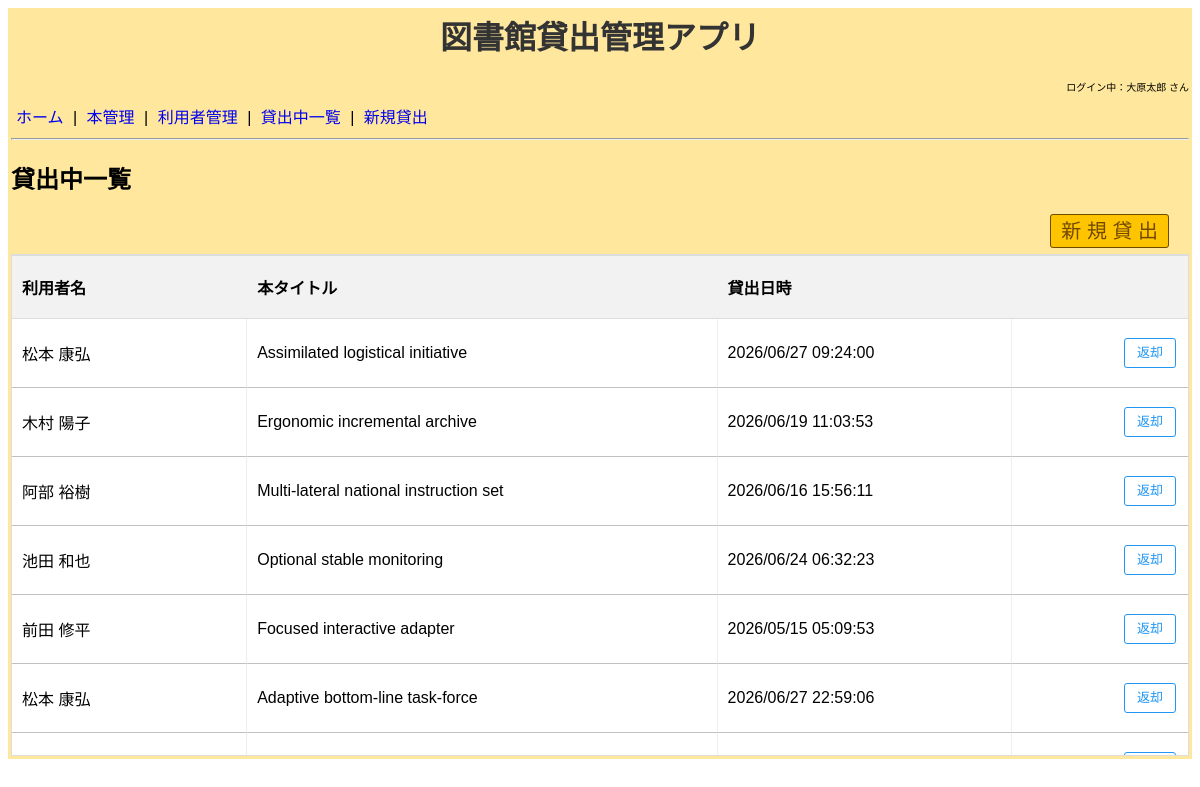
/borrows/, run on the app's committed database.
### models.py (models this page shows, shortened)
class Borrow(db.Model):
    __tablename__ = 'borrows'
    borrows_id = db.Column(db.Integer, primary_key=True, autoincrement=True)
    user_id = db.Column(db.Integer, db.ForeignKey('users.user_id'), nullable=False)
    book_id = db.Column(db.Integer, db.ForeignKey('books.book_id'), nullable=False)
    borrowed_at = db.Column(db.DateTime, nullable=False, default=db.func.now())
    returned_at = db.Column(db.DateTime, nullable=True)

class User(db.Model):
    __tablename__ = 'users'
    user_id = db.Column(db.Integer, primary_key=True, autoincrement=True)
    name = db.Column(db.String(200), nullable=False)
    email = db.Column(db.String(200), nullable=False)
    borrows = db.relationship('Borrow', backref='user', lazy=True)

class Book(db.Model):
    __tablename__ = 'books'
    book_id = db.Column(db.Integer, primary_key=True, autoincrement=True)
    title = db.Column(db.String(200), nullable=False)
    author = db.Column(db.String(200), nullable=False)
    genre = db.Column(db.String(200), nullable=False)
    stock = db.Column(db.Integer, nullable=False)
    borrows = db.relationship('Borrow', backref='book', lazy=True)

### application/borrows/views.py (the view)
@borrows_blueprint.route('/')
def index():
    active_borrows = Borrow.query.filter(Borrow.returned_at.is_(None)).all()
    from application.borrows.forms import BorrowForm
    form = BorrowForm()
    return render_template('borrows/list.html', list_borrows=active_borrows, form=form)

### application/borrows/forms.py
class BorrowForm( FlaskForm ):
    user_id = SelectField('利用者名', coerce=int, validators=[DataRequired()])
    book_id = SelectField('本タイトル', coerce=int, validators=[DataRequired()])
    submit = SubmitField('登録する')

### templates/borrows/list.html (shortened to what this page needs)
{% extends "base.html" %}
{% block content %}
    <h2>貸出中一覧</h2>
    <div style="text-align: right; padding-right: 20px;">
        <a href="{{ url_for('borrows.new_borrow') }}" class="shinki-button">新 規 貸 出</a>
    </div>
    <div class="table-wrapper">
        <table class="user-table">
                <colgroup>
                    <col style="width: 20%;">
                    <col style="width: 40%;">
                    <col style="width: 25%;">
                    <col style="width: 130px;">
                </colgroup>
            <thead>
                <tr>
                    <th>利用者名</th>
                    <th>本タイトル</th>
                    <th>貸出日時</th>
                    <th></th>
                </tr>
            </thead>
            <tbody>
                {% for borrow in list_borrows %}
                <tr>
                    <td>{{ borrow.user.name }}</td>
                    <td>{{ borrow.book.title }}</td>
                    <td>{{ borrow.borrowed_at.strftime('%Y/%m/%d %H:%M:%S') }}</td>
                    <td class="actions">
                        <form action="{{ url_for('borrows.return_book', borrows_id=borrow.borrows_id) }}" method="POST">
                            <input type="submit" value="返却" class="edit-button" onclick="return confirm('返却しますか？')">
                        </form>
                    </td>
                </tr>
                {% endfor %}
            </tbody>
        </table>
    </div>
{% endblock %}

### static/style.css (style rules this page uses)
.table-wrapper { max-height: 500px; overflow-y: auto; border: 1px solid #ddd; margin-top: 10px; padding: 0; }
.user-table { width: 100%; border-collapse: separate; border-spacing: 0; table-layout: fixed; }
.user-table thead th { position: sticky; top: 0; z-index: 10; background-color: #f2f2f2; font-weight: bold; text-align: left; padding: 12px 10px; box-shadow: inset 0 -1px 0 #ddd, inset 0 1px 0 #ddd; }
.user-table th:first-child, .user-table td:first-child { border-left: none; }
.user-table td { padding: 10px; background-color: #fff; border-bottom: 1px solid #c0c0c0; border-right: 1px solid #eee; height: 48px; vertical-align: middle; }
.user-table th:last-child, .user-table td:last-child { border-right: none; }
.user-table th { background-color: #f2f2f2; padding: 10px; height: 40px; text-align: left; }
.actions { text-align: right; white-space: nowrap; padding-right: 15px; }
.edit-button { background-color: #ffffff; color: #2196F3; border: 1px solid #2196F3; padding: 5px 10px; border-radius: 3px; text-decoration: none; font-size: 14px; display: inline-block; cursor: pointer; }
.actions form { display: inline-flex; align-items: center; margin: 0; vertical-align: middle; }
.shinki-button { background-color: rgb(255, 196, 0); color: rgb(112, 73, 0); border: 1px solid #6e4b00; padding: 5px 10px; border-radius: 3px; font-size: 20px; cursor: pointer; text-decoration: none; }
.edit-button, .confirm-button, .delete-button { height: 30px; line-height: 28px; padding: 0 12px; display: inline-block; box-sizing: border-box; font-size: 13px; vertical-align: middle; margin: 0 2px; text-align: center; }

### data on the page
Borrow: user.name "松本 康弘", book "Assimilated logistical initiative", borrowed_at "2026/06/27 09:24:00"
Borrow: user.name "木村 陽子", book "Ergonomic incremental archive", borrowed_at "2026/06/19 11:03:53"
Borrow: user.name "阿部 裕樹", book "Multi-lateral national instruction set", borrowed_at "2026/06/16 15:56:11"
Borrow: user.name "池田 和也", book "Optional stable monitoring", borrowed_at "2026/06/24 06:32:23"
Borrow: user.name "前田 修平", book "Focused interactive adapter", borrowed_at "2026/05/15 05:09:53"
Borrow: user.name "松本 康弘", book "Adaptive bottom-line task-force", borrowed_at "2026/06/27 22:59:06"
